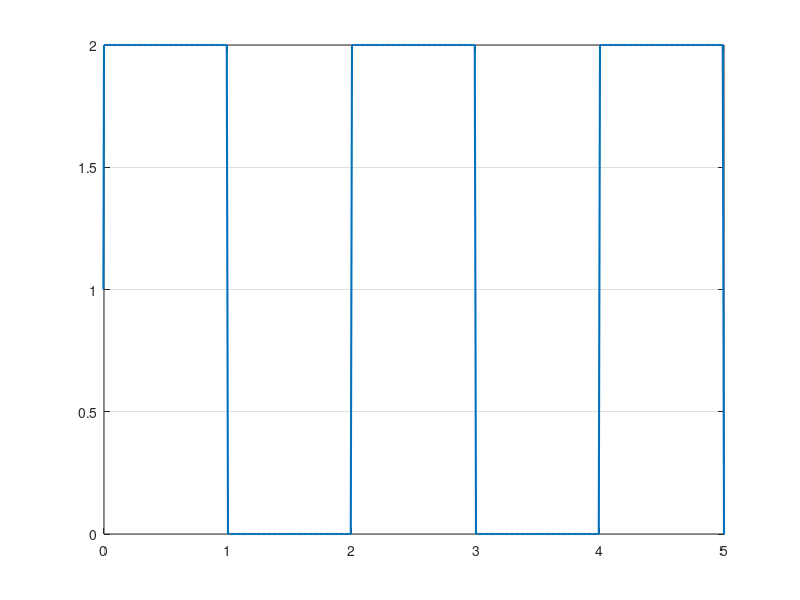

Recreate this plot in MATLAB. (Note: this script raises an error after producing the figure.)
clc; clear all;
% Input: Square wave function
% T=2; Magnitude = 1; Omega=pi
t=-7:0.01:7;
x=1-square(pi*(t+1));
plot(t,x,'LineWidth',1.5)
xlim([0 5]);
%ylim([0 2.5]);
grid on;
hold on;

% Fourier Series
syms k t
omega=pi;
T=2;
k=1:5;
a_0=(2/T)*int(100,t,0,1);
a_k=(2/T)*int(100*cos(k*omega*t),t,0,1);
b_k=(2/T)*int(100*sin(k*omega*t),t,0,1);
f=(a_0/2)+sum(a_k.*cos(k*omega*t))+sum(b_k.*sin(k*omega*t));
fplot(f,[0,7])
grid on;
legend({'Square function','Fourier series'})

%%
i=1;
for t=0:100
    F(i)=(4*sin(pi*t))/pi + (4*sin(3*pi*t))/(3*pi) + (4*sin(5*pi*t))/(5*pi) + 1;
    i=i+1;
end
%%
plot(F);
%hold on;
%%
F=[0 1 2 3];
a=ifft(F);
plot(a);
%hold off;
grid on;